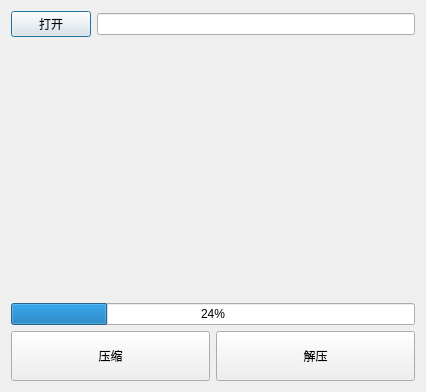
<?xml version="1.0" encoding="UTF-8"?>
<ui version="4.0">
 <class>CompressionClass</class>
 <widget class="QDialog" name="CompressionClass">
  <property name="geometry">
   <rect>
    <x>0</x>
    <y>0</y>
    <width>426</width>
    <height>392</height>
   </rect>
  </property>
  <property name="windowTitle">
   <string>Compression</string>
  </property>
  <layout class="QGridLayout" name="gridLayout">
   <item row="0" column="0">
    <layout class="QVBoxLayout" name="verticalLayout">
     <item>
      <layout class="QHBoxLayout" name="horizontalLayout_2">
       <item>
        <widget class="QPushButton" name="openButton">
         <property name="text">
          <string>打开</string>
         </property>
        </widget>
       </item>
       <item>
        <widget class="QLineEdit" name="inputLine"/>
       </item>
      </layout>
     </item>
     <item>
      <spacer name="verticalSpacer">
       <property name="orientation">
        <enum>Qt::Vertical</enum>
       </property>
       <property name="sizeHint" stdset="0">
        <size>
         <width>20</width>
         <height>40</height>
        </size>
       </property>
      </spacer>
     </item>
     <item>
      <widget class="QProgressBar" name="progressBar">
       <property name="value">
        <number>24</number>
       </property>
      </widget>
     </item>
     <item>
      <layout class="QHBoxLayout" name="horizontalLayout">
       <item>
        <widget class="QPushButton" name="comButton">
         <property name="minimumSize">
          <size>
           <width>150</width>
           <height>50</height>
          </size>
         </property>
         <property name="text">
          <string>压缩</string>
         </property>
        </widget>
       </item>
       <item>
        <widget class="QPushButton" name="uncomButton">
         <property name="minimumSize">
          <size>
           <width>150</width>
           <height>50</height>
          </size>
         </property>
         <property name="text">
          <string>解压</string>
         </property>
        </widget>
       </item>
      </layout>
     </item>
    </layout>
   </item>
  </layout>
 </widget>
 <layoutdefault spacing="6" margin="11"/>
 <resources>
  <include location="compression.qrc"/>
 </resources>
 <connections/>
</ui>
